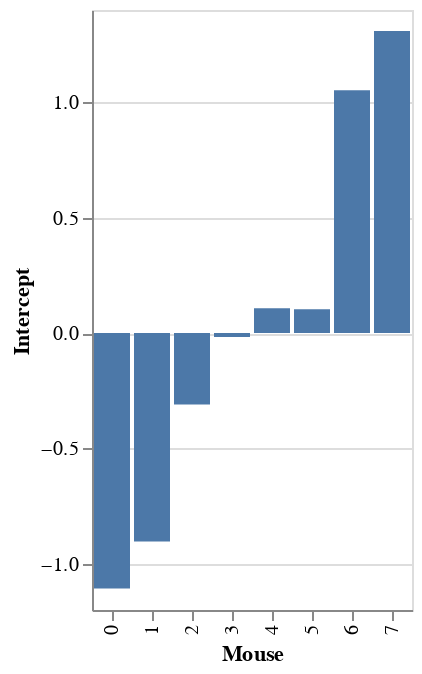

Write notebook code for a chart like this one.
### Code cell
intercepts=bw.trace.a_subject.mean(['chain','draw']).to_dataframe().reset_index()
import altair as alt 
chart1=alt.Chart(intercepts).mark_bar().encode(
    x=alt.X('subject:O',title='Mouse'),
    y=alt.Y('a_subject', title='Intercept')
)
chart1

### Figure 1 — Vega-Lite specification as saved in the notebook (floating-point values rounded to 4 significant figures)
{"config": {"view": {"continuousWidth": 400, "continuousHeight": 300}}, "data": {"name": "data-dfb40591a9f036d6b4227ee298e07a3e"}, "mark": "bar", "encoding": {"x": {"type": "ordinal", "field": "subject", "title": "Mouse"}, "y": {"type": "quantitative", "field": "a_subject", "title": "Intercept"}}, "$schema": "https://vega.github.io/schema/vega-lite/v4.8.1.json", "datasets": {"data-dfb40591a9f036d6b4227ee298e07a3e": [{"subject": 0, "a_subject": -1.107}, {"subject": 1, "a_subject": -0.9029}, {"subject": 2, "a_subject": -0.3094}, {"subject": 3, "a_subject": -0.01679}, {"subject": 4, "a_subject": 0.1072}, {"subject": 5, "a_subject": 0.1033}, {"subject": 6, "a_subject": 1.053}, {"subject": 7, "a_subject": 1.309}]}}
